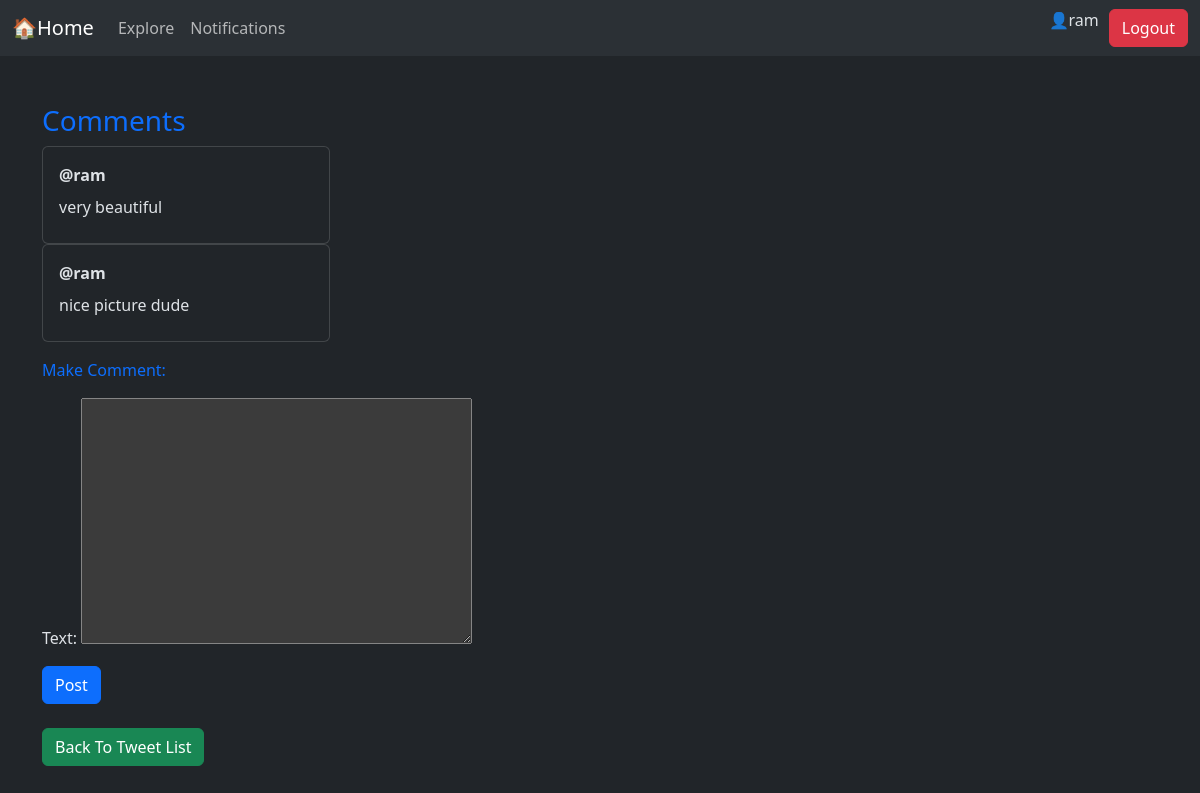
The app's page /11/comments/ (signed in) with its own data.
### tweet/models.py (models this page shows, shortened)
class Comments(models.Model):
    user=models.ForeignKey(User, on_delete=models.CASCADE, related_name='comments')
    tweet=models.ForeignKey(Tweet, on_delete=models.CASCADE, related_name='comments')
    text= models.TextField(max_length=200)
    created_at=models.DateTimeField(auto_now_add=True)

### tweet/views.py (the view)
# urls.py: path('<int:tweet_id>/comments/', views.comments_view, name='comments_view'),
def comments_view(request, tweet_id):
    tweet= get_object_or_404(Tweet, pk=tweet_id)
    comments= tweet.comments.all()# comments is a reverse manaager generated by Django because of the foreign key relationship.
    form= CommentsForm()
    return render(request, 'comments.html', {'tweet': tweet, 'comments': comments, 'form': form})

### tweet/forms.py
class CommentsForm(forms.ModelForm):
    class Meta:
        model=Comments
        fields=['text']

### tweet/templates/comments.html (shortened to what this page needs)
{% extends "base.html" %}
{% block content %}
<h3 class="text text-primary mt-5">Comments</h3>
{% if comments %}
 {% for comment in comments %}
<div class="card" style="width: 18rem;">
  <div class="card-body mb-2">
    <strong>@{{comment.user.username}}</strong>
    <p class="card-text mt-2">{{comment.text}}</p>
  </div>
</div>
{% endfor %}
 {% endif %}
<form method="post" enctype="multipart/form-data" name="comment_form"
 action="{% url 'make_comment' tweet.id %}">
    <label class="form-label mt-3 mb-3 text text-primary" for="">Make Comment:</label>{{form.as_p}}
    <button class="btn btn-primary" type="submit">Post</button>
</form>
<a href="{% url 'tweet_list' %}" class="btn btn-success mt-4">Back To Tweet List</a>
{% endblock  %}

### templates/base.html (shortened to what this page needs)
{% load static %}
<!DOCTYPE html>
<html lang="en" data-bs-theme="dark">
<head>
    <link href="https://cdn.jsdelivr.net/npm/bootstrap@5.3.8/dist/css/bootstrap.min.css"
        rel="stylesheet"
>
</head>
<body>
    <nav class="navbar navbar-expand-lg bg-body-tertiary">
  <div class="container-fluid">
    <a class="navbar-brand" href="{% url 'tweet_list' %}">🏠Home</a>
    <div class="collapse navbar-collapse" id="navbarSupportedContent">
      <ul class="navbar-nav me-auto mb-2 mb-lg-0">
        <li class="nav-item">
          <a class="nav-link" href="#">Explore</a>
        </li>
        <li class="nav-item">
          <a class="nav-link" href="#">
            Notifications
          </a>
        </li>
      </ul>
       {% if user.is_authenticated %}
        <p>👤{{user.username}}</p>
        <form action="{% url 'logout' %}" method="post">
        <button class="btn btn-danger" type="submit" style="margin-left: 10px;">Logout</button>
      </form>
      {% else %}
      <a href="{% url 'register' %}" class="btn btn-success" style="margin-left: 10px;">Register</a>
      <a href="{% url 'login' %}" class="btn btn-primary" style="margin-left: 10px;">Login</a>
      {% endif %}
    </div>
  </div>
</nav>
  <div class="container">
        {% block content %}{% endblock %}
    </div>
</body>
</html>

### records on screen
Comments: user.username "ram", text "very beautiful"
Comments: user.username "ram", text "nice picture dude"

### other values on screen
{{ user.username }} "ram"
